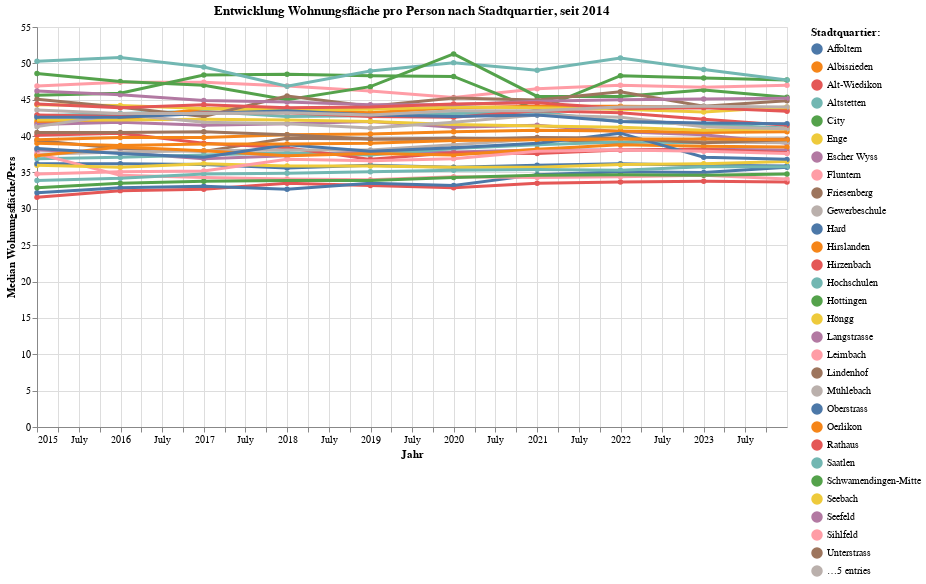

Source (notebook cell):
### Code cell
grafik2 = mypy_dv.plot_altair_multiline_highlight(
    data = myAgg2.reset_index()
    , x = 'StichtagDatJahr:T'
    , y = 'med_WFP:Q'
    , myTitle = "Entwicklung Wohnungsfläche pro Person nach Stadtquartier, seit "+str(data2betested.index.year.min())
    , x_beschriftung = 'Jahr'
    , y_beschriftung = 'Median Wohnungsfläche/Pers'
    , warning_status  = "ignore"
    , category='RAUM_LANG'
    , category_beschriftung='Stadtquartier:'
)
grafik2

### Figure 1 — Vega-Lite specification as saved in the notebook (floating-point values rounded to 4 significant figures; data arrays with more than 128 entries replaced by an {"elided": "..."} marker saying what was removed)
{"config": {"view": {"continuousWidth": 300, "continuousHeight": 300}}, "layer": [{"mark": {"type": "circle"}, "encoding": {"color": {"field": "RAUM_LANG", "legend": {"orient": "right", "title": "Stadtquartier:"}, "type": "nominal"}, "opacity": {"value": 1.3}, "tooltip": [{"field": "StichtagDatJahr", "type": "temporal"}, {"field": "RAUM_LANG", "type": "nominal"}, {"field": "med_WFP", "type": "quantitative"}], "x": {"axis": {"title": "Jahr"}, "field": "StichtagDatJahr", "type": "temporal"}, "y": {"axis": {"title": "Median Wohnungsfläche/Pers"}, "field": "med_WFP", "type": "quantitative"}}, "name": "view_6", "title": "Entwicklung Wohnungsfläche pro Person nach Stadtquartier, seit 2014"}, {"mark": {"type": "line"}, "encoding": {"color": {"field": "RAUM_LANG", "legend": {"orient": "right", "title": "Stadtquartier:"}, "type": "nominal"}, "size": {"condition": {"test": {"not": {"param": "param_6"}}, "value": 1.2}, "value": 3}, "tooltip": [{"field": "StichtagDatJahr", "type": "temporal"}, {"field": "RAUM_LANG", "type": "nominal"}, {"field": "med_WFP", "type": "quantitative"}], "x": {"axis": {"title": "Jahr"}, "field": "StichtagDatJahr", "type": "temporal"}, "y": {"axis": {"title": "Median Wohnungsfläche/Pers"}, "field": "med_WFP", "type": "quantitative"}}, "title": "Entwicklung Wohnungsfläche pro Person nach Stadtquartier, seit 2014"}], "data": {"name": "data-aa29d7770ad9b1d1c71f364cdfa5e4b2"}, "height": 400, "params": [{"name": "param_6", "select": {"type": "point", "fields": ["RAUM_LANG"], "nearest": true, "on": "pointerover"}, "views": ["view_6"]}], "width": 750, "$schema": "https://vega.github.io/schema/vega-lite/v5.8.0.json", "datasets": {"data-aa29d7770ad9b1d1c71f364cdfa5e4b2": {"elided": "340 records"}}}
